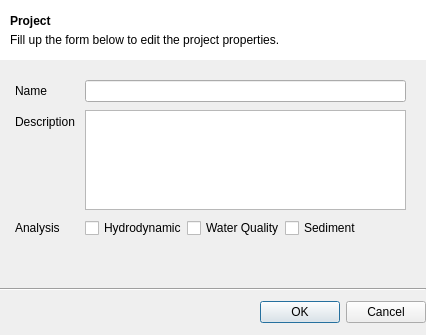
<?xml version="1.0" encoding="UTF-8"?>
<ui version="4.0">
 <class>ProjectPropertiesDialog</class>
 <widget class="QDialog" name="ProjectPropertiesDialog">
  <property name="geometry">
   <rect>
    <x>0</x>
    <y>0</y>
    <width>426</width>
    <height>335</height>
   </rect>
  </property>
  <property name="minimumSize">
   <size>
    <width>426</width>
    <height>335</height>
   </size>
  </property>
  <property name="maximumSize">
   <size>
    <width>426</width>
    <height>335</height>
   </size>
  </property>
  <property name="windowTitle">
   <string>Dialog</string>
  </property>
  <widget class="QWidget" name="verticalLayoutWidget">
   <property name="geometry">
    <rect>
     <x>0</x>
     <y>0</y>
     <width>426</width>
     <height>335</height>
    </rect>
   </property>
   <layout class="QVBoxLayout" name="verticalLayout">
    <property name="spacing">
     <number>0</number>
    </property>
    <property name="sizeConstraint">
     <enum>QLayout::SetDefaultConstraint</enum>
    </property>
    <property name="rightMargin">
     <number>0</number>
    </property>
    <item>
     <widget class="QWidget" name="widget" native="true">
      <property name="enabled">
       <bool>true</bool>
      </property>
      <property name="sizePolicy">
       <sizepolicy hsizetype="Preferred" vsizetype="Fixed">
        <horstretch>0</horstretch>
        <verstretch>0</verstretch>
       </sizepolicy>
      </property>
      <property name="minimumSize">
       <size>
        <width>0</width>
        <height>60</height>
       </size>
      </property>
      <property name="styleSheet">
       <string notr="true">background-color: rgb(255, 255, 255)</string>
      </property>
      <widget class="QLabel" name="lblTitle">
       <property name="geometry">
        <rect>
         <x>10</x>
         <y>10</y>
         <width>401</width>
         <height>41</height>
        </rect>
       </property>
       <property name="text">
        <string>&lt;html&gt;&lt;head/&gt;&lt;body&gt;&lt;p style=&quot;margin: 0 0 5px 0;&quot;&gt;&lt;span style=&quot; font-weight:600;&quot;&gt;Project&lt;/span&gt;&lt;/p&gt;&lt;p style=&quot;margin: 0;&quot;&gt;Fill up the form below to edit the project properties.&lt;/p&gt;&lt;/body&gt;&lt;/html&gt;</string>
       </property>
      </widget>
     </widget>
    </item>
    <item>
     <layout class="QFormLayout" name="formLayout">
      <property name="sizeConstraint">
       <enum>QLayout::SetDefaultConstraint</enum>
      </property>
      <property name="fieldGrowthPolicy">
       <enum>QFormLayout::ExpandingFieldsGrow</enum>
      </property>
      <property name="rowWrapPolicy">
       <enum>QFormLayout::DontWrapRows</enum>
      </property>
      <property name="labelAlignment">
       <set>Qt::AlignLeading|Qt::AlignLeft|Qt::AlignVCenter</set>
      </property>
      <property name="formAlignment">
       <set>Qt::AlignLeading|Qt::AlignLeft|Qt::AlignVCenter</set>
      </property>
      <property name="horizontalSpacing">
       <number>10</number>
      </property>
      <property name="verticalSpacing">
       <number>8</number>
      </property>
      <property name="leftMargin">
       <number>15</number>
      </property>
      <property name="topMargin">
       <number>20</number>
      </property>
      <property name="rightMargin">
       <number>20</number>
      </property>
      <item row="0" column="0">
       <widget class="QLabel" name="lblName">
        <property name="text">
         <string>Name</string>
        </property>
       </widget>
      </item>
      <item row="0" column="1">
       <widget class="QLineEdit" name="edtName"/>
      </item>
      <item row="1" column="0">
       <widget class="QLabel" name="lblDescription">
        <property name="text">
         <string>Description</string>
        </property>
       </widget>
      </item>
      <item row="1" column="1">
       <widget class="QPlainTextEdit" name="txtDescription">
        <property name="maximumSize">
         <size>
          <width>16777215</width>
          <height>100</height>
         </size>
        </property>
       </widget>
      </item>
      <item row="2" column="0">
       <widget class="QLabel" name="lblAnalysis">
        <property name="text">
         <string>Analysis</string>
        </property>
       </widget>
      </item>
      <item row="2" column="1">
       <layout class="QHBoxLayout" name="horizontalLayout">
        <item>
         <widget class="QCheckBox" name="cbxHydrodynamic">
          <property name="text">
           <string>Hydrodynamic</string>
          </property>
         </widget>
        </item>
        <item>
         <widget class="QCheckBox" name="cbxWaterQuality">
          <property name="text">
           <string>Water Quality</string>
          </property>
         </widget>
        </item>
        <item>
         <widget class="QCheckBox" name="cbxSediment">
          <property name="text">
           <string>Sediment</string>
          </property>
         </widget>
        </item>
       </layout>
      </item>
     </layout>
    </item>
    <item>
     <layout class="QVBoxLayout" name="verticalLayout_2">
      <property name="spacing">
       <number>10</number>
      </property>
      <property name="topMargin">
       <number>50</number>
      </property>
      <property name="bottomMargin">
       <number>12</number>
      </property>
      <item>
       <widget class="Line" name="line">
        <property name="orientation">
         <enum>Qt::Horizontal</enum>
        </property>
       </widget>
      </item>
      <item>
       <widget class="QDialogButtonBox" name="btnBox">
        <property name="sizePolicy">
         <sizepolicy hsizetype="Preferred" vsizetype="Preferred">
          <horstretch>0</horstretch>
          <verstretch>0</verstretch>
         </sizepolicy>
        </property>
        <property name="standardButtons">
         <set>QDialogButtonBox::Cancel|QDialogButtonBox::Ok</set>
        </property>
       </widget>
      </item>
     </layout>
    </item>
   </layout>
  </widget>
 </widget>
 <resources/>
 <connections/>
</ui>
